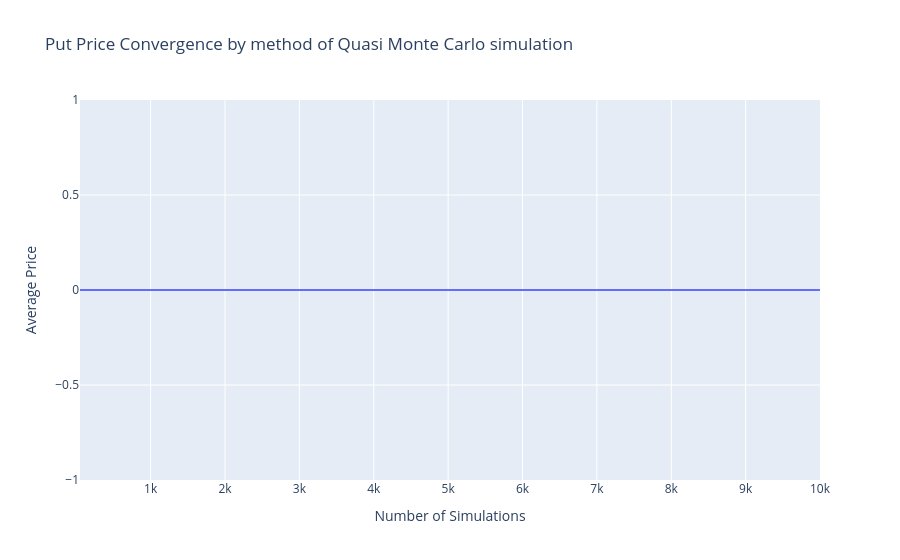

The cell this chart's notebook holds for it:
### Code cell
fig = go.Figure()

# Courbe 1 : Moyenne
fig.add_trace(go.Scatter(
    x=df_put_quasi_mc.index,
    y=df_put_quasi_mc["mean"],
    mode='lines',
    name='Quasi Monte Carlo'
))

fig.update_layout(
    title="Put Price Convergence by method of Quasi Monte Carlo simulation",
    xaxis_title="Number of Simulations",
    yaxis_title="Average Price",
    legend_title="Simulation methods"
)

fig.show()

### Figure 1 — Plotly figure (JSON) as saved in the notebook; plotly's stock layout.template omitted (floating-point values rounded to 4 significant figures)
{"data": [{"mode": "lines", "name": "Quasi Monte Carlo", "type": "scatter", "x": [50, 100, 150, 200, 250, 300, 350, 400, 450, 500, 550, 600, 650, 700, 750, 800, 850, 900, 950, 1000, 2000, 4000, 6000, 8000, 10000], "y": [0.0, 0.0, 0.0, 0.0, 0.0, 0.0, 0.0, 0.0, 0.0, 0.0, 0.0, 0.0, 0.0, 0.0, 0.0, 0.0, 0.0, 0.0, 0.0, 0.0, 0.0, 0.0, 0.0, 0.0, 0.0]}], "layout": {"legend": {"title": {"text": "Simulation methods"}}, "title": {"text": "Put Price Convergence by method of Quasi Monte Carlo simulation"}, "xaxis": {"title": {"text": "Number of Simulations"}}, "yaxis": {"title": {"text": "Average Price"}}}}
